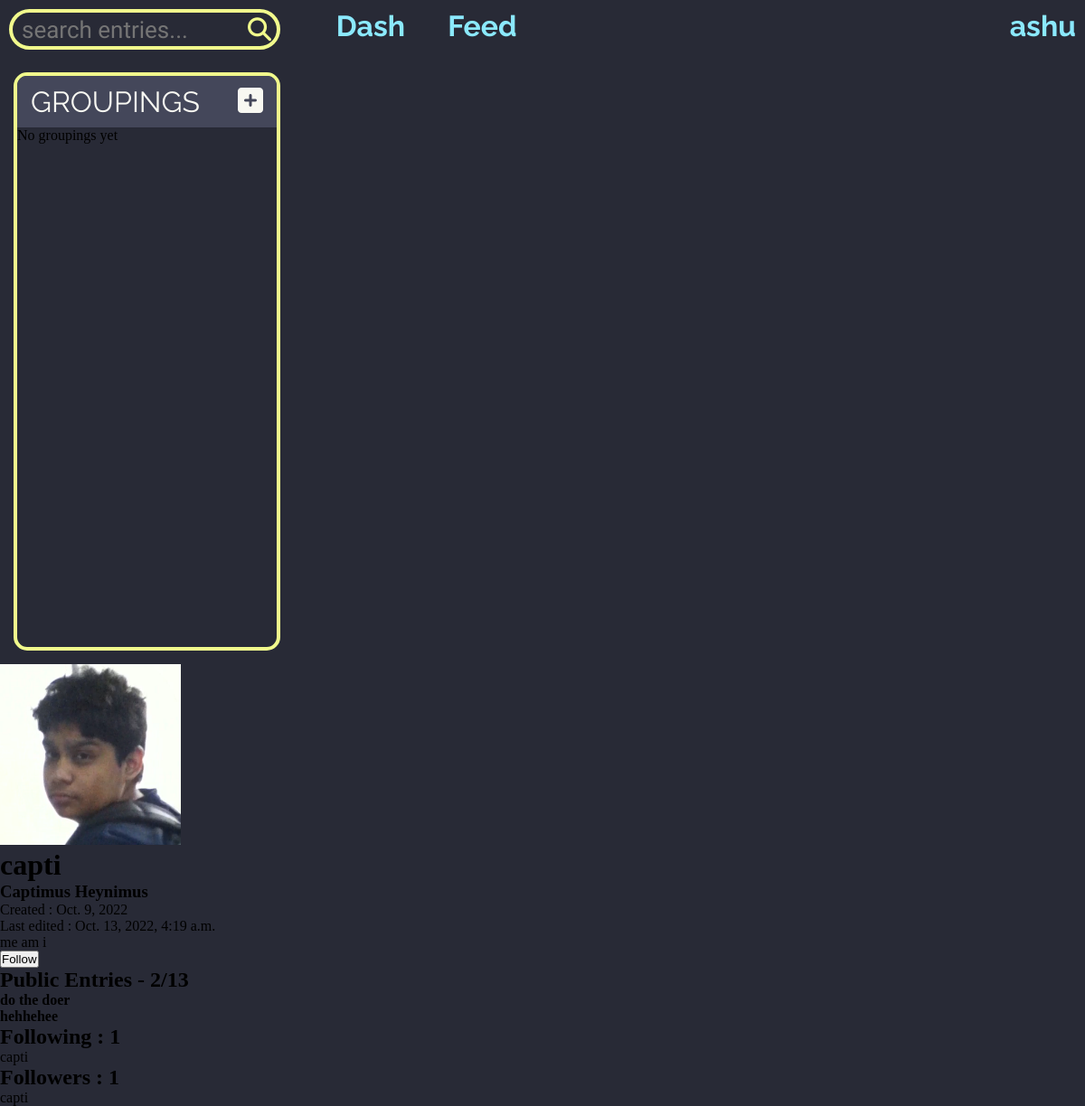
Page /accounts/profile/capti (signed in) on the earlier database version.
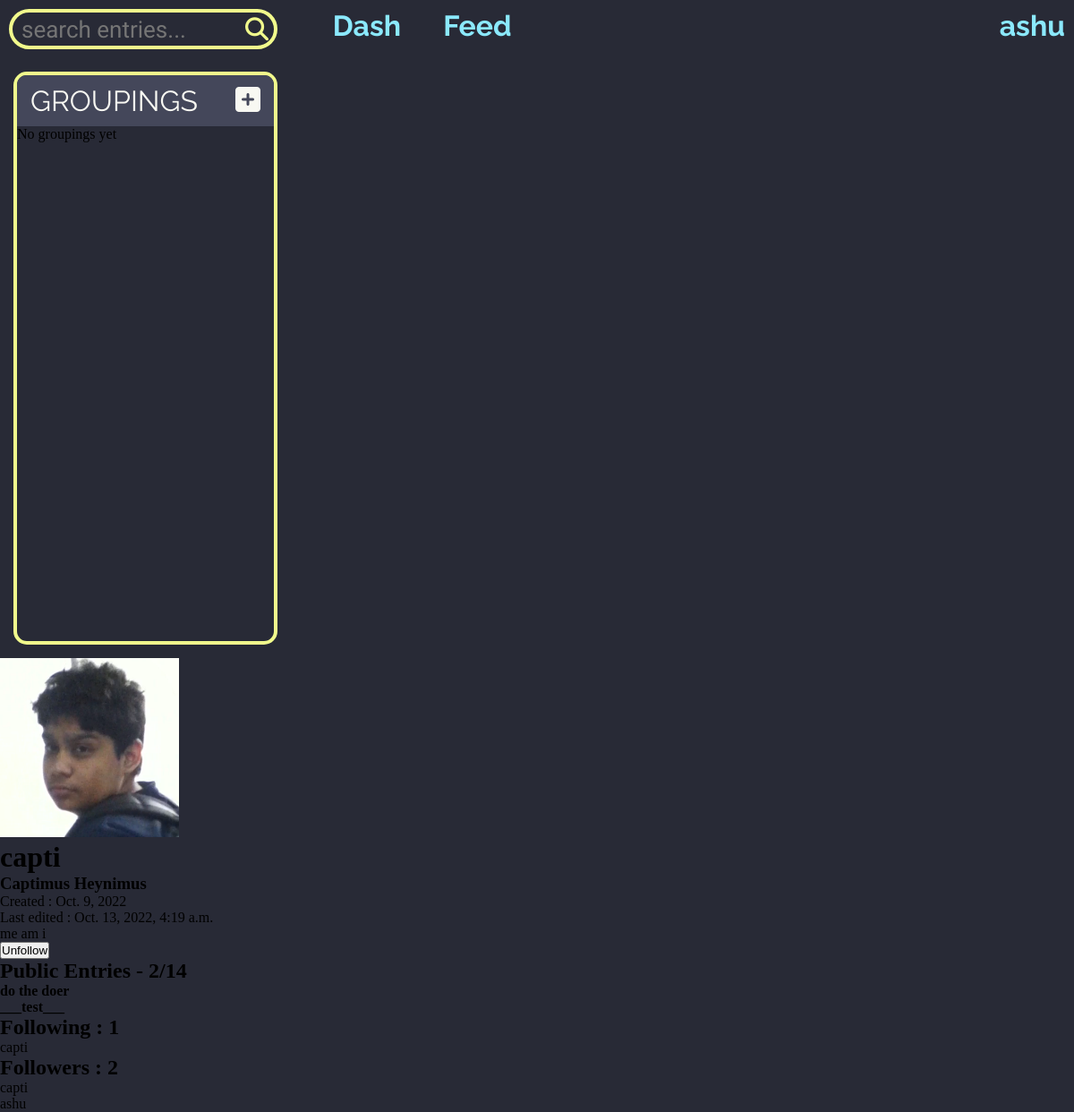
Same page on the later database version.
### main/models.py (models this page shows, shortened)
class Entry(models.Model):
    image = models.ImageField(upload_to="images/entries/", blank=True)
    title = models.CharField(max_length=60,blank=False)
    content = models.TextField(blank=True)
    done = models.BooleanField(default=False)
    public = models.BooleanField(default=False)
    created = models.DateField(auto_now_add=True)
    edited = models.DateField(auto_now=True)
    user = models.ForeignKey(User, models.CASCADE,related_name="entries")

### accounts/models.py (models this page shows, shortened)
class Profile(models.Model):
    gender_choices = (
        ("Male","Male"),
        ("Female", "Female"),
        ("Other", "Other")
    )
    user = models.OneToOneField(User, models.CASCADE,related_name="profile")
    about = models.TextField(blank=True)
    dp = models.ImageField(default = "images/defaults/dp.png", upload_to = "images/dps/")
    phone = models.CharField(blank=True, max_length=13)
    gender = models.CharField(blank=True, choices=gender_choices, max_length=7)
    bday = models.DateField(blank=True,null=True)
    followers = models.ManyToManyField('self',blank=True,related_name='user_followers',symmetrical=False)
    following = models.ManyToManyField('self',blank=True,related_name='user_following',symmetrical=False)
    created = models.DateField(auto_now_add=True)
    edited = models.DateTimeField(auto_now=True)

### accounts/views.py (the view, shortened to what this page needs)
# urls.py: path('profile/<str:username>', views.profile_other),
def profile_other(request, username):
    followed = False
    try:
        user_other = User.objects.get(username=username)
        profile_other = user_other.profile
        public_entries = user_other.entries.filter(public=True)
        if request.user.is_authenticated:
            profile = request.user.profile
            if profile_other in profile.following.all():
                followed = True
    except Exception as e:
        print(e)
        profile_other = None
        public_entries = None
    data = {
        "profile" : profile_other,
        "followed" : followed,
        "public_entries" : public_entries,
        "tot_entries" : len(profile_other.user.entries.all())
    }
    return render(request, "accounts/profile_other.html", data)

### templates/accounts/profile_other.html (shortened to what this page needs)
{% extends 'base.html' %}
{% block content %}
    {% if profile %}
    <div>
        <img src="/media/{{profile.dp}}" alt="" height="200" width="200">
        <h1> {{profile.user.username}} </h1>
        <h3>{{profile.user.first_name}} {{profile.user.last_name}}</h3>
        <p>Created : {{profile.created}}</p>
        <p>Last edited : {{profile.edited}}</p>
        <p>{{profile.about|linebreaks}}</p>
        {% if request.user.is_authenticated %}
            <form action="" method="post">
                {% if followed %}
                    <input type="submit" value="Unfollow">
                {% else %}
                    <input type="submit" value="Follow">
                {% endif %}
            </form>
            <div>
                <h2>Public Entries - <span>{{public_entries|length}}/{{tot_entries}}</span> </h2>
                <ul>
                    {% for entry in public_entries|slice:":10" %}
                        <li><b>{{entry.title}}</b></li>
                    {% endfor %}
                </ul>
            </div>
            <div>
                <h2>Following : {{profile.following.all|length}}</h2>
                <ul>
                    {% for follower in profile.following.all|slice:":10" %}
                        <li>{{follower.user.username}}</li>
                    {% endfor %}
                </ul>
            </div>
            <div>
                <h2>Followers : {{profile.followers.all|length}}</h2>
                <ul>
                    {% for follower in profile.followers.all|slice:":10"  %}
                        <li>{{follower.user.username}}</li>
                    {% endfor %}
                </ul>
            </div>
        {% else %}
            <p>To follow people or see the followers/following you need to login <a href="/accounts/login">here</a></p>
        {% endif %}
    </div>
    {% else %}
    <div>
        User doesn't exist
    </div>
    {% endif %}
{% endblock %}

Differences in the rows shown:
no longer on this page (row edited): Entry: title "hehhehee"
computed for Profile "Oct. 9, 2022": followers.all|length "1" → "2"
now on this page (row edited): Entry: title "___test___"
now on this page (row unchanged): Profile: user.username "ashu", shown under "Followers : 2"
Other differences:
form field value: (not shown) → "Unfollow"
{{ tot_entries }}: "13" → "14"
form field value: "Follow" → (not shown)
